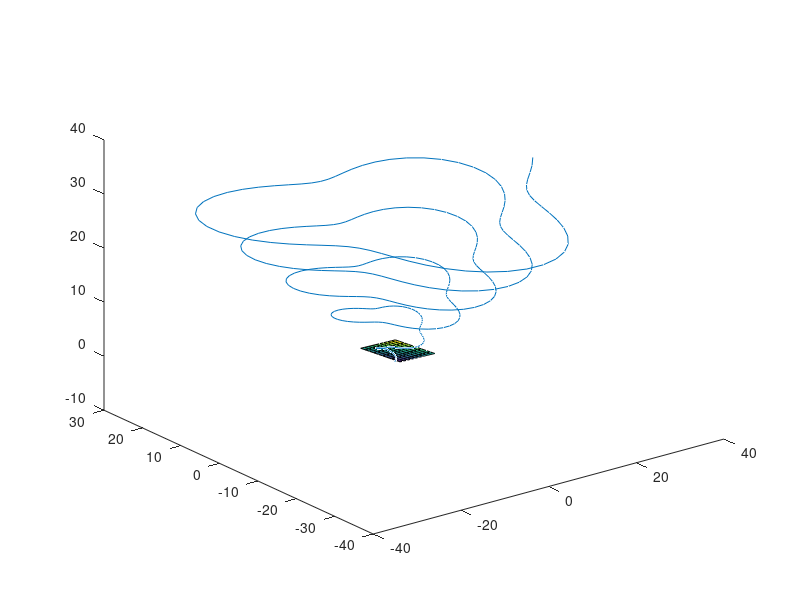
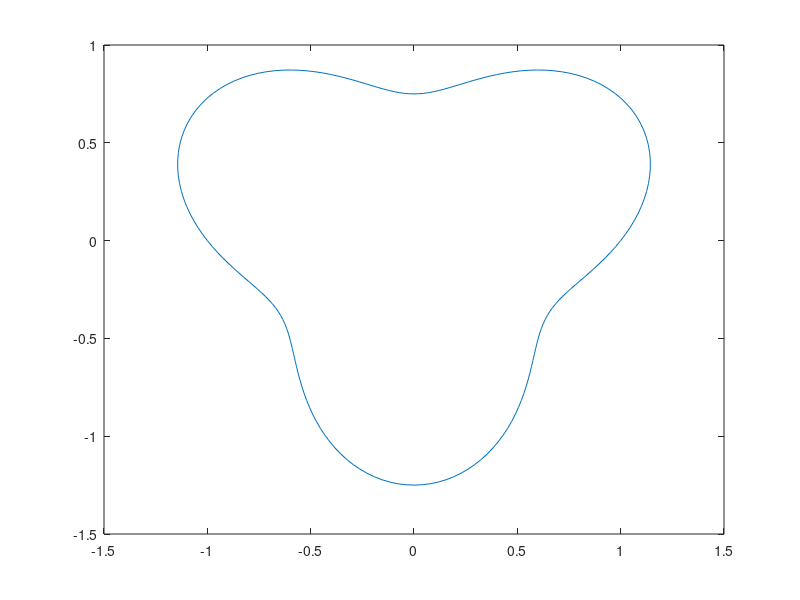

Write the MATLAB code that produced these figures, in order.
clear all; close all; clc;
a=0:3*pi/100 : 10*pi;

x=a.*(cos(a)+cos(a).*sin(3*a)/4);
y=a.*(sin(a)+sin(a).*sin(3*a)/4);
z=a;
whitebg('w');


plot3(x,y,z)
hold on;
point = [1,2,3];
normal = [1,1,2];

%# a plane is a*x+b*y+c*z+d=0
%# [a,b,c] is the normal. Thus, we have to calculate
%# d and we're set
d = -point*normal'; %'# dot product for less typing

%# create x,y
[xx,yy]=ndgrid(1:10,1:10);

%# calculate corresponding z
z = (-normal(1)*xx - normal(2)*yy - d)/normal(3);

%# plot the surface

surf(xx,yy,z)


%hold on;
%figure;

%[X,Z]=meshgrid(-1:.1:1,-1:.1:1);
%surf(X,X,Z);
figure;
%al=0:3*pi/100 : 100*pi;
%y=sqrt((al.^2).*(1+(1/2).*sin(3*al)+(1/16).*(sin(3*al)).^2)-(al.^2).*(cos(al)+cos(al).*(sin(3*al))/4).^2);
b=0:pi/100:1*2*pi;
x=(cos(b)+cos(b).*sin(3*b)/4);
y=(sin(b)+sin(b).*sin(3*b)/4);
plot(x,y)
